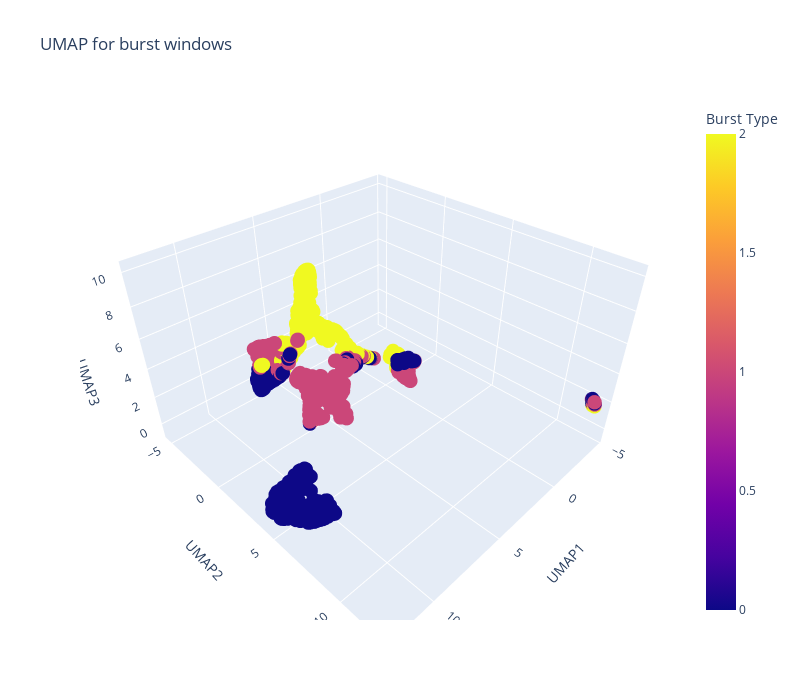
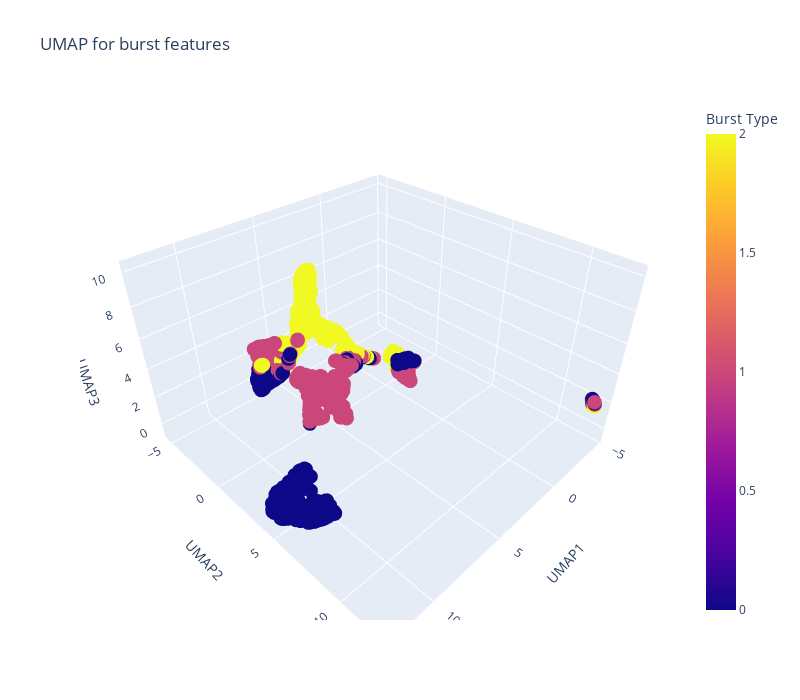

Notebook code for these charts, in order:
### Code cell
df_umap = pd.DataFrame(embedding, columns=['UMAP1', 'UMAP2', 'UMAP3'])
df_umap['Species'] = df['Labels'].values

fig = px.scatter_3d(
    df_umap,
    x='UMAP1',
    y='UMAP2',
    z='UMAP3',
    color='Species',
    title='UMAP for burst windows',
    labels={'Species': 'Burst Type'},
    width=800,
    height=700
)

fig.update_traces(marker=dict(size=5))
fig.show()

embedding = reducer.fit_transform(X_scaled)
df_umap = pd.DataFrame(embedding, columns=['UMAP1', 'UMAP2', 'UMAP3'])
df_umap['Species'] = df['Labels'].values

fig = px.scatter_3d(
    df_umap,
    x='UMAP1',
    y='UMAP2',
    z='UMAP3',
    color='Species',
    title='UMAP for burst features',
    labels={'Species': 'Burst Type'},
    width=800,
    height=700
)

fig.update_traces(marker=dict(size=5))
fig.show()

### Figure 1 — Plotly figure (JSON) as saved in the notebook; plotly's stock layout.template omitted (floating-point values rounded to 4 significant figures; data arrays with more than 128 entries replaced by an {"elided": "..."} marker saying what was removed)
{"data": [{"hovertemplate": "UMAP1=%{x}<br>UMAP2=%{y}<br>UMAP3=%{z}<br>Burst Type=%{marker.color}<extra></extra>", "legendgroup": "", "marker": {"color": {"elided": "2070 float values"}, "coloraxis": "coloraxis", "size": 5, "symbol": "circle"}, "mode": "markers", "name": "", "scene": "scene", "showlegend": false, "type": "scatter3d", "x": {"elided": "2070 float values"}, "y": {"elided": "2070 float values"}, "z": {"elided": "2070 float values"}}], "layout": {"coloraxis": {"colorbar": {"title": {"text": "Burst Type"}}, "colorscale": [[0, "#0d0887"], [0.1111, "#46039f"], [0.2222, "#7201a8"], [0.3333, "#9c179e"], [0.4444, "#bd3786"], [0.5556, "#d8576b"], [0.6667, "#ed7953"], [0.7778, "#fb9f3a"], [0.8889, "#fdca26"], [1, "#f0f921"]]}, "height": 700, "legend": {"tracegroupgap": 0}, "scene": {"domain": {"x": [0, 1], "y": [0, 1]}, "xaxis": {"title": {"text": "UMAP1"}}, "yaxis": {"title": {"text": "UMAP2"}}, "zaxis": {"title": {"text": "UMAP3"}}}, "title": {"text": "UMAP for burst windows"}, "width": 800}}

### Figure 2 — Plotly figure (JSON) as saved in the notebook; plotly's stock layout.template omitted (floating-point values rounded to 4 significant figures; data arrays with more than 128 entries replaced by an {"elided": "..."} marker saying what was removed)
{"data": [{"hovertemplate": "UMAP1=%{x}<br>UMAP2=%{y}<br>UMAP3=%{z}<br>Burst Type=%{marker.color}<extra></extra>", "legendgroup": "", "marker": {"color": {"elided": "2070 float values"}, "coloraxis": "coloraxis", "size": 5, "symbol": "circle"}, "mode": "markers", "name": "", "scene": "scene", "showlegend": false, "type": "scatter3d", "x": {"elided": "2070 float values"}, "y": {"elided": "2070 float values"}, "z": {"elided": "2070 float values"}}], "layout": {"coloraxis": {"colorbar": {"title": {"text": "Burst Type"}}, "colorscale": [[0, "#0d0887"], [0.1111, "#46039f"], [0.2222, "#7201a8"], [0.3333, "#9c179e"], [0.4444, "#bd3786"], [0.5556, "#d8576b"], [0.6667, "#ed7953"], [0.7778, "#fb9f3a"], [0.8889, "#fdca26"], [1, "#f0f921"]]}, "height": 700, "legend": {"tracegroupgap": 0}, "scene": {"domain": {"x": [0, 1], "y": [0, 1]}, "xaxis": {"title": {"text": "UMAP1"}}, "yaxis": {"title": {"text": "UMAP2"}}, "zaxis": {"title": {"text": "UMAP3"}}}, "title": {"text": "UMAP for burst features"}, "width": 800}}
